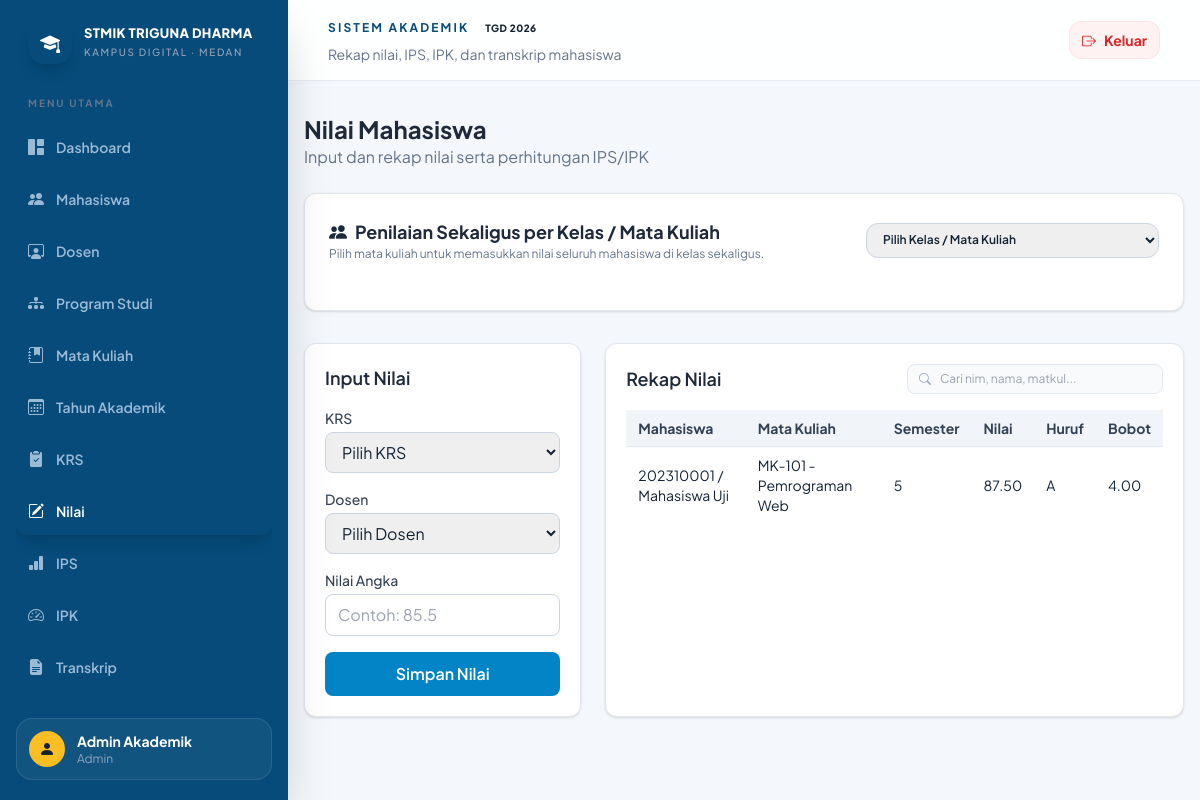
The app's page /admin/nilai (signed in) with its own data.
### tables this page shows
CREATE TABLE IF NOT EXISTS nilai (
    id INT PRIMARY KEY AUTO_INCREMENT,
    krs_id INT NOT NULL,
    dosen_id INT DEFAULT NULL,
    nilai_angka DECIMAL(4,2) DEFAULT NULL,
    nilai_huruf VARCHAR(10) DEFAULT NULL,
    bobot DECIMAL(4,2) DEFAULT NULL,
    sks INT NOT NULL,
    semester INT NOT NULL,
    tahun_akademik_id INT NOT NULL,
    status_kelulusan ENUM('LULUS','TIDAK LULUS') DEFAULT 'LULUS',
    created_at TIMESTAMP DEFAULT CURRENT_TIMESTAMP,
    updated_at TIMESTAMP DEFAULT CURRENT_TIMESTAMP ON UPDATE CURRENT_TIMESTAMP,
    FOREIGN KEY (krs_id) REFERENCES krs(id),
    FOREIGN KEY (dosen_id) REFERENCES dosen(id),
    FOREIGN KEY (tahun_akademik_id) REFERENCES tahun_akademik(id)
);

CREATE TABLE IF NOT EXISTS mahasiswa (
    id INT PRIMARY KEY AUTO_INCREMENT,
    nim VARCHAR(30) NOT NULL UNIQUE,
    nama VARCHAR(150) NOT NULL,
    jenis_kelamin ENUM('L','P') DEFAULT NULL,
    tempat_lahir VARCHAR(100) DEFAULT NULL,
    tanggal_lahir DATE DEFAULT NULL,
    alamat TEXT,
    email VARCHAR(150) DEFAULT NULL,
    no_hp VARCHAR(30) DEFAULT NULL,
    program_studi_id INT NOT NULL,
    angkatan YEAR DEFAULT NULL,
    status TINYINT(1) NOT NULL DEFAULT 1,
    user_id INT DEFAULT NULL,
    created_at TIMESTAMP DEFAULT CURRENT_TIMESTAMP,
    updated_at TIMESTAMP DEFAULT CURRENT_TIMESTAMP ON UPDATE CURRENT_TIMESTAMP,
    FOREIGN KEY (program_studi_id) REFERENCES program_studi(id),
    FOREIGN KEY (user_id) REFERENCES users(id)
);

CREATE TABLE IF NOT EXISTS mata_kuliah (
    id INT PRIMARY KEY AUTO_INCREMENT,
    kode_mk VARCHAR(30) NOT NULL UNIQUE,
    nama_mk VARCHAR(150) NOT NULL,
    sks INT NOT NULL,
    semester INT NOT NULL,
    jenis_mk VARCHAR(50) DEFAULT NULL,
    program_studi_id INT NOT NULL,
    status TINYINT(1) NOT NULL DEFAULT 1,
    created_at TIMESTAMP DEFAULT CURRENT_TIMESTAMP,
    updated_at TIMESTAMP DEFAULT CURRENT_TIMESTAMP ON UPDATE CURRENT_TIMESTAMP,
    FOREIGN KEY (program_studi_id) REFERENCES program_studi(id)
);

CREATE TABLE IF NOT EXISTS krs (
    id INT PRIMARY KEY AUTO_INCREMENT,
    mahasiswa_id INT NOT NULL,
    dosen_id INT DEFAULT NULL,
    mata_kuliah_id INT NOT NULL,
    tahun_akademik_id INT NOT NULL,
    semester INT NOT NULL,
    status TINYINT(1) NOT NULL DEFAULT 1,
    created_at TIMESTAMP DEFAULT CURRENT_TIMESTAMP,
    updated_at TIMESTAMP DEFAULT CURRENT_TIMESTAMP ON UPDATE CURRENT_TIMESTAMP,
    FOREIGN KEY (mahasiswa_id) REFERENCES mahasiswa(id),
    FOREIGN KEY (dosen_id) REFERENCES dosen(id),
    FOREIGN KEY (mata_kuliah_id) REFERENCES mata_kuliah(id),
    FOREIGN KEY (tahun_akademik_id) REFERENCES tahun_akademik(id),
    UNIQUE (mahasiswa_id, mata_kuliah_id, semester, tahun_akademik_id)
);

### helpers/helpers.php (called while the page is built, shortened)
<?php
function view(string $template, array $data = []): void
{
    extract($data);
    $path = ROOT_PATH . '/views/' . $template . '.php';
    include $path;
}
function e(mixed $value): string
{
    return htmlspecialchars((string) $value, ENT_QUOTES, 'UTF-8');
}

### controllers/NilaiController.php (called while the page is built, shortened)
<?php
class NilaiController
{
    private NilaiModel $nilaiModel;
    private KrsModel $krsModel;
    private MahasiswaModel $mahasiswaModel;
    private DosenModel $dosenModel;
    public function __construct(PDO $pdo)
    {
        $this->nilaiModel = new NilaiModel($pdo);
        $this->krsModel = new KrsModel($pdo);
        $this->mahasiswaModel = new MahasiswaModel($pdo);
        $this->dosenModel = new DosenModel($pdo);
    }
    public function index(): void
    {
        $dosen = $this->dosenModel->getAll();
        if ((currentUser()['role'] ?? '') === 'dosen') {
            $dosenUser = $this->dosenModel->findByUserId((int)(currentUser()['id'] ?? 0));
            $dosenId = $dosenUser ? (int)$dosenUser['id'] : 0;
            $programStudiId = $dosenUser ? (int)$dosenUser['program_studi_id'] : 0;
            $items = $dosenId > 0 ? $this->nilaiModel->getByDosenScope($dosenId, $programStudiId) : [];
            $krsList = $dosenId > 0 ? $this->krsModel->getByDosenScope($dosenId, $programStudiId) : [];
            $dosen = $dosenUser ? [$dosenUser] : [];
        } else {
            $items = $this->nilaiModel->getAll();
            $krsList = $this->krsModel->getAll();
        }
        $mahasiswa = $this->mahasiswaModel->getAll();
        view('admin/nilai', [
            'pageTitle' => 'Nilai Mahasiswa',
            'items' => $items,
            'krsList' => $krsList,
            'mahasiswa' => $mahasiswa,
            'dosen' => $dosen,
        ]);
    }
}

### public/index.php (called while the page is built, shortened)
<?php
require_once __DIR__ . '/../helpers/helpers.php';
require_once __DIR__ . '/../models/NilaiModel.php';
require_once __DIR__ . '/../controllers/NilaiController.php';
$dbConfig = require __DIR__ . '/../config/database.php';
try {
    $db = new Database($dbConfig);
    $pdo = $db->getConnection();
} catch (Throwable $e) {
    http_response_code(503);
    echo '<!DOCTYPE html><html lang="id"><head><meta charset="UTF-8"><meta name="viewport" content="width=device-width, initial-scale=1.0"><title>Database Tidak Tersedia</title><script src="https://cdn.tailwindcss.com"></script></head><body class="bg-slate-100 min-h-screen flex items-center justify-center"><div class="max-w-lg rounded-xl bg-white p-8 shadow-lg text-center"><div class="mb-4 text-5xl">⚠️</div><h1 class="text-2xl font-bold text-slate-800 mb-2">Database belum aktif</h1><p class="text-slate-600 mb-4">Server MySQL Laragon belum berjalan atau koneksi belum dikonfigurasi.</p><pre class="overflow-auto rounded bg-slate-100 p-3 text-left text-xs text-slate-700">' . htmlspecialchars($e->getMessage(), ENT_QUOTES, 'UTF-8') . '</pre><p class="mt-4 text-sm text-slate-500">Lanjutkan dengan menyalakan MySQL di Laragon dan menjalankan script SQL dari folder database.</p></div></body></html>';
    exit;
}
$uri = parse_url($_SERVER['REQUEST_URI'], PHP_URL_PATH);
$routeMap = [
    '/' => ['AuthController', 'welcome'],
    '/login' => ['AuthController', 'login'],
    '/register' => ['AuthController', 'register'],
    '/register/dosen' => ['AuthController', 'registerDosen'],
    '/logout' => ['AuthController', 'logout'],
    '/admin/dashboard' => ['AdminController', 'dashboard'],
    '/admin/dashboard/live' => ['AdminController', 'liveData'],
    '/admin/program-studi' => ['MasterDataController', 'programStudi'],
    '/admin/mahasiswa' => ['MasterDataController', 'mahasiswa'],
    '/admin/dosen' => ['MasterDataController', 'dosen'],
    '/admin/mata-kuliah' => ['MasterDataController', 'mataKuliah'],
    '/admin/tahun-akademik' => ['MasterDataController', 'tahunAkademik'],
    '/admin/krs' => ['KrsController', 'index'],
    '/admin/krs/create' => ['KrsController', 'create'],
    '/admin/krs/delete' => ['KrsController', 'delete'],
    '/admin/nilai' => ['NilaiController', 'index'],
    '/admin/ips' => ['PerhitunganController', 'ips'],
    '/admin/ipk' => ['PerhitunganController', 'ipk'],
    '/admin/transkrip' => ['PerhitunganController', 'transkrip'],
    '/dosen/dashboard' => ['DosenController', 'dashboard'],
    '/dosen/dashboard/live' => ['DosenController', 'liveData'],
    '/mahasiswa/dashboard' => ['MahasiswaController', 'dashboard'],
    '/mahasiswa/dashboard/live' => ['MahasiswaController', 'liveData'],
    '/mahasiswa/krs' => ['KrsController', 'mandiri'],
];
$action = $routeMap[$uri] ?? null;
[$controllerName, $method] = $action;
if (in_array($controllerName, ['AdminController', 'MasterDataController', 'KrsController', 'NilaiController', 'PerhitunganController', 'DosenController', 'MahasiswaController'], true)) {
    $controller = new $controllerName($pdo);
} elseif ($controllerName === 'AuthController') {
    $controller = new $controllerName(new UserModel($pdo), $pdo);
} else {
    $controller = new $controllerName();
}
$controller->$method();

### models/NilaiModel.php (called while the page is built, shortened)
<?php
class NilaiModel
{
    private PDO $pdo;
    public function __construct(PDO $pdo)
    {
        $this->pdo = $pdo;
    }
    public function getAll(): array
    {
        $sql = 'SELECT n.*, k.semester AS krs_semester, m.nim, m.nama AS nama_mahasiswa, mk.kode_mk, mk.nama_mk, mk.sks,
                       ta.tahun_akademik, d.nama AS nama_dosen
                FROM nilai n
                LEFT JOIN krs k ON k.id = n.krs_id
                LEFT JOIN mahasiswa m ON m.id = k.mahasiswa_id
                LEFT JOIN mata_kuliah mk ON mk.id = k.mata_kuliah_id
                LEFT JOIN tahun_akademik ta ON ta.id = k.tahun_akademik_id
                LEFT JOIN dosen d ON d.id = n.dosen_id
                ORDER BY m.nama ASC, ta.tahun_akademik DESC, k.semester ASC';
        $stmt = $this->pdo->query($sql);
        return $stmt->fetchAll();
    }
}

### views/admin/nilai.php (the view, shortened to what this page needs)
<?php require __DIR__ . '/../layouts/header.php'; ?>
<div class="max-w-7xl mx-auto px-4 py-8">
    <div class="mb-6 flex items-center justify-between gap-3 flex-wrap">
        <div>
            <h1 class="text-2xl font-bold text-slate-800">Nilai Mahasiswa</h1>
            <p class="text-slate-500">Input dan rekap nilai serta perhitungan IPS/IPK</p>
        </div>
    </div>
    <?php if (!empty($krsList)):
    ?>
    <div class="mb-8 rounded-xl bg-white p-6 shadow border border-slate-200">
        <div class="flex flex-col md:flex-row md:items-center justify-between gap-4 mb-6">
            <div>
                <h2 class="text-lg font-bold text-slate-800 flex items-center gap-2">
                    <i class="bi bi-people-fill text-orange-500"></i>
                    Penilaian Sekaligus per Kelas / Mata Kuliah
                </h2>
                <p class="text-xs text-slate-500">Pilih mata kuliah untuk memasukkan nilai seluruh mahasiswa di kelas sekaligus.</p>
            </div>
            <div>
                <select id="selectClassFilter" class="rounded-xl border border-slate-300 px-3 py-2 text-xs font-semibold focus:border-orange-500 focus:outline-none">
                    <option value="">Pilih Kelas / Mata Kuliah</option>
                </select>
            </div>
        </div>
    </div>
    <?php endif; ?>
    <div class="grid grid-cols-1 lg:grid-cols-3 gap-6 mb-8">
        <div class="lg:col-span-1 rounded-xl bg-white p-5 shadow border border-slate-200">
            <h2 class="text-lg font-semibold text-slate-800 mb-4">Input Nilai</h2>
            <form method="POST" action="<?php echo BASE_URL; ?>/admin/nilai" class="space-y-4">
                <div>
                    <label class="block text-sm font-medium text-slate-700 mb-1">KRS</label>
                    <select name="krs_id" required class="w-full rounded-lg border border-slate-300 px-3 py-2 focus:outline-none focus:border-sky-500">
                        <option value="">Pilih KRS</option>
                    </select>
                </div>
                <div>
                    <label class="block text-sm font-medium text-slate-700 mb-1">Dosen</label>
                    <select name="dosen_id" class="w-full rounded-lg border border-slate-300 px-3 py-2 focus:outline-none focus:border-sky-500">
                        <option value="">Pilih Dosen</option>
                    </select>
                </div>
                <div>
                    <label class="block text-sm font-medium text-slate-700 mb-1">Nilai Angka</label>
                    <input id="nilaiAngkaInput" name="nilai_angka" type="number" min="0" max="100" step="0.01" required placeholder="Contoh: 85.5" class="w-full rounded-lg border border-slate-300 px-3 py-2 focus:outline-none focus:border-sky-500">
                </div>
                <button type="submit" class="w-full rounded-lg bg-sky-600 px-4 py-2.5 text-white font-semibold hover:bg-sky-700">Simpan Nilai</button>
            </form>
        </div>
        <div class="lg:col-span-2 rounded-xl bg-white p-5 shadow border border-slate-200 overflow-hidden">
            <div class="mb-4 flex flex-col sm:flex-row sm:items-center sm:justify-between gap-3">
                <h2 class="text-lg font-semibold text-slate-800">Rekap Nilai</h2>
                <div class="relative w-full sm:w-64">
                    <i class="bi bi-search absolute left-3 top-1/2 -translate-y-1/2 text-slate-400 text-xs"></i>
                    <input id="tableSearchInput" type="text" placeholder="Cari nim, nama, matkul..." class="w-full rounded-lg border border-slate-200 bg-slate-50 py-1.5 pl-8 pr-3 text-xs focus:border-sky-500 focus:bg-white focus:outline-none">
                </div>
            </div>
            <div class="overflow-x-auto">
                <table id="rekapNilaiTable" class="min-w-full text-left text-sm">
                    <thead class="bg-slate-100 text-slate-700">
                        <tr>
                            <th class="px-3 py-2">Mahasiswa</th>
                            <th class="px-3 py-2">Mata Kuliah</th>
                            <th class="px-3 py-2">Semester</th>
                            <th class="px-3 py-2">Nilai</th>
                            <th class="px-3 py-2">Huruf</th>
                            <th class="px-3 py-2">Bobot</th>
                        </tr>
                    </thead>
                    <tbody>
                        <?php foreach ($items as $item): ?>
                            <tr class="border-t border-slate-200">
                                <td class="px-3 py-2"><?php echo e($item['nim'] ?? '-'); ?> / <?php echo e($item['nama_mahasiswa'] ?? '-'); ?></td>
                                <td class="px-3 py-2"><?php echo e($item['kode_mk'] ?? '-'); ?> - <?php echo e($item['nama_mk'] ?? '-'); ?></td>
                                <td class="px-3 py-2"><?php echo e($item['krs_semester'] ?? '-'); ?></td>
                                <td class="px-3 py-2"><?php echo e($item['nilai_angka'] ?? '-'); ?></td>
                                <td class="px-3 py-2"><?php echo e($item['nilai_huruf'] ?? '-'); ?></td>
                                <td class="px-3 py-2"><?php echo e($item['bobot'] ?? '0'); ?></td>
                            </tr>
                        <?php endforeach; ?>
                    </tbody>
                </table>
            </div>
        </div>
    </div>
</div>
<?php require __DIR__ . '/../layouts/footer.php'; ?>

### records on screen
nilai: mahasiswa.nim "202310001", mahasiswa.nama "Mahasiswa Uji", mata_kuliah.kode_mk "MK-101", mata_kuliah.nama_mk "Pemrograman Web", krs.semester "5", nilai_angka "87.50", nilai_huruf "A", bobot "4.00"

### other values on screen
$menu[0] "Dashboard"
$menu[0] "Mahasiswa"
$menu[0] "Dosen"
$menu[0] "Program Studi"
$menu[0] "Mata Kuliah"
$menu[0] "Tahun Akademik"
$menu[0] "KRS"
$menu[0] "Nilai"
$menu[0] "IPS"
$menu[0] "IPK"
$menu[0] "Transkrip"
$_SESSION['user']['nama'] "Admin Akademik"
$role ?: 'User' "Admin"
